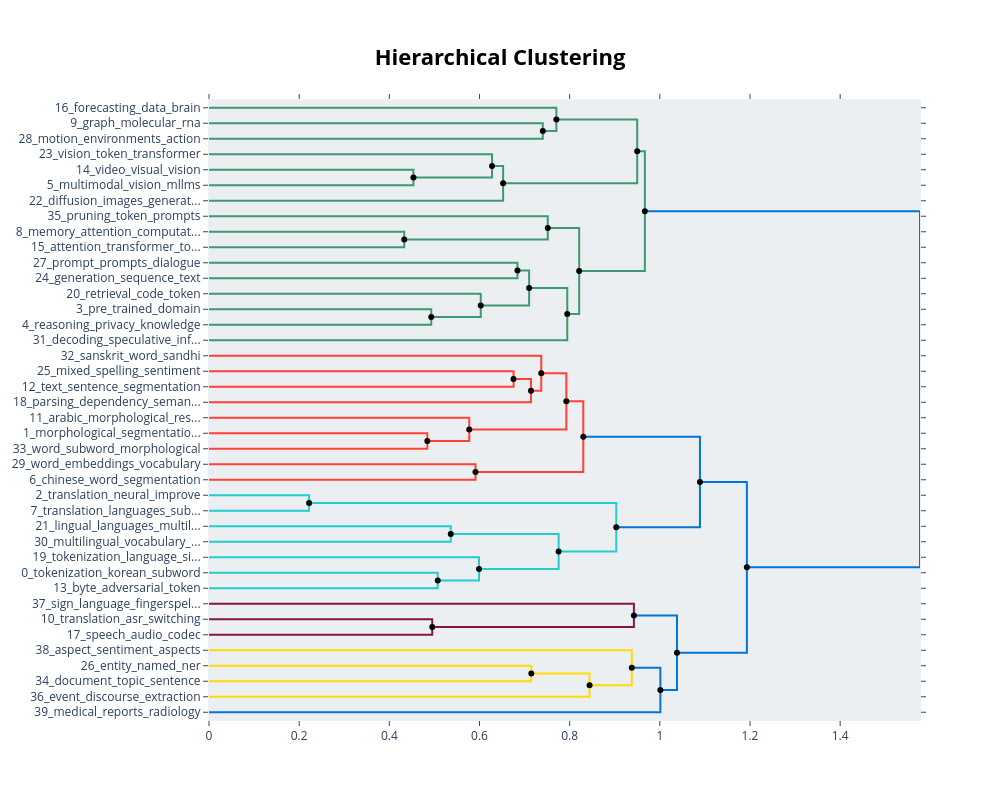

The notebook cell saved with this chart:
### Code cell
model.visualize_hierarchy(hierarchical_topics=hierarchical_topics, use_ctfidf=True)

### Figure 1 — Plotly figure (JSON) as saved in the notebook; plotly's stock layout.template omitted (floating-point values rounded to 4 significant figures)
{"data": [{"hoverinfo": "text", "marker": {"color": "rgb(61,153,112)"}, "mode": "lines", "text": ["graph_molecular_rna_molecule_cell", "", "", "motion_environments_action_autonomous_interactive"], "type": "scatter", "x": [0.0, 0.7404, 0.7404, 0.0], "xaxis": "x", "y": [-15.0, -15.0, -25.0, -25.0], "yaxis": "y"}, {"hoverinfo": "text", "marker": {"color": "rgb(61,153,112)"}, "mode": "lines", "text": ["forecasting_data_brain_multivariate_eeg", "", "", "graph_protein_molecular_motion_develop"], "type": "scatter", "x": [0.0, 0.7705, 0.7705, 0.7404], "xaxis": "x", "y": [-5.0, -5.0, -20.0, -20.0], "yaxis": "y"}, {"hoverinfo": "text", "marker": {"color": "rgb(61,153,112)"}, "mode": "lines", "text": ["video_visual_vision_vlms_inference", "", "", "multimodal_vision_mllms_language_modal"], "type": "scatter", "x": [0.0, 0.4534, 0.4534, 0.0], "xaxis": "x", "y": [-45.0, -45.0, -55.0, -55.0], "yaxis": "y"}, {"hoverinfo": "text", "marker": {"color": "rgb(61,153,112)"}, "mode": "lines", "text": ["vision_token_transformer_spatial_efficient", "", "", "visual_multimodal_video_vision_large"], "type": "scatter", "x": [0.0, 0.6279, 0.6279, 0.4534], "xaxis": "x", "y": [-35.0, -35.0, -50.0, -50.0], "yaxis": "y"}, {"hoverinfo": "text", "marker": {"color": "rgb(61,153,112)"}, "mode": "lines", "text": ["visual_vision_multimodal_video_image", "", "", "diffusion_images_generative_video_modeling"], "type": "scatter", "x": [0.6279, 0.6524, 0.6524, 0.0], "xaxis": "x", "y": [-42.5, -42.5, -65.0, -65.0], "yaxis": "y"}, {"hoverinfo": "text", "marker": {"color": "rgb(61,153,112)"}, "mode": "lines", "text": ["graph_series_time_data_protein", "", "", "image_visual_vision_video_multimodal"], "type": "scatter", "x": [0.7705, 0.9498, 0.9498, 0.6524], "xaxis": "x", "y": [-12.5, -12.5, -53.75, -53.75], "yaxis": "y"}, {"hoverinfo": "text", "marker": {"color": "rgb(61,153,112)"}, "mode": "lines", "text": ["memory_attention_computational_compression_reducing", "", "", "attention_transformer_token_computation_autoregressive"], "type": "scatter", "x": [0.0, 0.4331, 0.4331, 0.0], "xaxis": "x", "y": [-85.0, -85.0, -95.0, -95.0], "yaxis": "y"}, {"hoverinfo": "text", "marker": {"color": "rgb(61,153,112)"}, "mode": "lines", "text": ["pruning_token_prompts_attention_mask", "", "", "attention_transformer_computational_memory_while"], "type": "scatter", "x": [0.0, 0.7515, 0.7515, 0.4331], "xaxis": "x", "y": [-75.0, -75.0, -90.0, -90.0], "yaxis": "y"}, {"hoverinfo": "text", "marker": {"color": "rgb(61,153,112)"}, "mode": "lines", "text": ["prompt_prompts_dialogue_learning_reinforcement", "", "", "generation_sequence_text_left_editing"], "type": "scatter", "x": [0.0, 0.6842, 0.6842, 0.0], "xaxis": "x", "y": [-105.0, -105.0, -115.0, -115.0], "yaxis": "y"}, {"hoverinfo": "text", "marker": {"color": "rgb(61,153,112)"}, "mode": "lines", "text": ["pre_trained_domain_token_improve", "", "", "reasoning_privacy_knowledge_llms_model"], "type": "scatter", "x": [0.0, 0.493, 0.493, 0.0], "xaxis": "x", "y": [-135.0, -135.0, -145.0, -145.0], "yaxis": "y"}, {"hoverinfo": "text", "marker": {"color": "rgb(61,153,112)"}, "mode": "lines", "text": ["retrieval_code_token_query_search", "", "", "language_models_large_reasoning_pre"], "type": "scatter", "x": [0.0, 0.6028, 0.6028, 0.493], "xaxis": "x", "y": [-125.0, -125.0, -140.0, -140.0], "yaxis": "y"}, {"hoverinfo": "text", "marker": {"color": "rgb(61,153,112)"}, "mode": "lines", "text": ["generation_sequence_text_compression_prompt", "", "", "models_language_large_reasoning_pre"], "type": "scatter", "x": [0.6842, 0.71, 0.71, 0.6028], "xaxis": "x", "y": [-110.0, -110.0, -132.5, -132.5], "yaxis": "y"}, {"hoverinfo": "text", "marker": {"color": "rgb(61,153,112)"}, "mode": "lines", "text": ["models_language_large_generation_training", "", "", "decoding_speculative_inference_efficiency_sampling"], "type": "scatter", "x": [0.71, 0.7947, 0.7947, 0.0], "xaxis": "x", "y": [-121.2, -121.2, -155.0, -155.0], "yaxis": "y"}, {"hoverinfo": "text", "marker": {"color": "rgb(61,153,112)"}, "mode": "lines", "text": ["attention_transformer_computational_memory_while", "", "", "models_large_language_generation_novel"], "type": "scatter", "x": [0.7515, 0.8211, 0.8211, 0.7947], "xaxis": "x", "y": [-82.5, -82.5, -138.1, -138.1], "yaxis": "y"}, {"hoverinfo": "text", "marker": {"color": "rgb(61,153,112)"}, "mode": "lines", "text": ["visual_image_vision_develop_multimodal", "", "", "models_large_language_token_novel"], "type": "scatter", "x": [0.9498, 0.9668, 0.9668, 0.8211], "xaxis": "x", "y": [-33.12, -33.12, -110.3, -110.3], "yaxis": "y"}, {"hoverinfo": "text", "marker": {"color": "rgb(255,65,54)"}, "mode": "lines", "text": ["mixed_spelling_sentiment_english_text", "", "", "text_sentence_segmentation_poetry_segmenting"], "type": "scatter", "x": [0.0, 0.6755, 0.6755, 0.0], "xaxis": "x", "y": [-175.0, -175.0, -185.0, -185.0], "yaxis": "y"}, {"hoverinfo": "text", "marker": {"color": "rgb(255,65,54)"}, "mode": "lines", "text": ["text_segmentation_sentence_analysis_develop", "", "", "parsing_dependency_semantic_nlp_sql"], "type": "scatter", "x": [0.6755, 0.7142, 0.7142, 0.0], "xaxis": "x", "y": [-180.0, -180.0, -195.0, -195.0], "yaxis": "y"}, {"hoverinfo": "text", "marker": {"color": "rgb(255,65,54)"}, "mode": "lines", "text": ["sanskrit_word_sandhi_tibetan_segmentation", "", "", "parsing_text_develop_sentence_analysis"], "type": "scatter", "x": [0.0, 0.737, 0.737, 0.7142], "xaxis": "x", "y": [-165.0, -165.0, -187.5, -187.5], "yaxis": "y"}, {"hoverinfo": "text", "marker": {"color": "rgb(255,65,54)"}, "mode": "lines", "text": ["morphological_segmentation_languages_morpheme_morphemes", "", "", "word_subword_morphological_embedding_morphologically"], "type": "scatter", "x": [0.0, 0.4843, 0.4843, 0.0], "xaxis": "x", "y": [-215.0, -215.0, -225.0, -225.0], "yaxis": "y"}, {"hoverinfo": "text", "marker": {"color": "rgb(255,65,54)"}, "mode": "lines", "text": ["arabic_morphological_resources_dialectal_nlp", "", "", "morphological_languages_segmentation_unsupervised_resource"], "type": "scatter", "x": [0.0, 0.5773, 0.5773, 0.4843], "xaxis": "x", "y": [-205.0, -205.0, -220.0, -220.0], "yaxis": "y"}, {"hoverinfo": "text", "marker": {"color": "rgb(255,65,54)"}, "mode": "lines", "text": ["parsing_text_develop_segmentation_sanskrit", "", "", "morphological_languages_segmentation_resource_language"], "type": "scatter", "x": [0.737, 0.7926, 0.7926, 0.5773], "xaxis": "x", "y": [-176.2, -176.2, -212.5, -212.5], "yaxis": "y"}, {"hoverinfo": "text", "marker": {"color": "rgb(255,65,54)"}, "mode": "lines", "text": ["word_embeddings_vocabulary_embedding_subword", "", "", "chinese_word_segmentation_tagging_part"], "type": "scatter", "x": [0.0, 0.5911, 0.5911, 0.0], "xaxis": "x", "y": [-235.0, -235.0, -245.0, -245.0], "yaxis": "y"}, {"hoverinfo": "text", "marker": {"color": "rgb(255,65,54)"}, "mode": "lines", "text": ["morphological_segmentation_languages_develop_language", "", "", "word_chinese_segmentation_of_embeddings"], "type": "scatter", "x": [0.7926, 0.8302, 0.8302, 0.5911], "xaxis": "x", "y": [-194.4, -194.4, -240.0, -240.0], "yaxis": "y"}, {"hoverinfo": "text", "marker": {"color": "rgb(35,205,205)"}, "mode": "lines", "text": ["translation_neural_improve_quality_nmt", "", "", "translation_languages_subword_segmentation_morphologically"], "type": "scatter", "x": [0.0, 0.2221, 0.2221, 0.0], "xaxis": "x", "y": [-255.0, -255.0, -265.0, -265.0], "yaxis": "y"}, {"hoverinfo": "text", "marker": {"color": "rgb(35,205,205)"}, "mode": "lines", "text": ["lingual_languages_multilingual_resource_embeddings", "", "", "multilingual_vocabulary_language_english_monolingual"], "type": "scatter", "x": [0.0, 0.5363, 0.5363, 0.0], "xaxis": "x", "y": [-275.0, -275.0, -285.0, -285.0], "yaxis": "y"}, {"hoverinfo": "text", "marker": {"color": "rgb(35,205,205)"}, "mode": "lines", "text": ["tokenization_korean_subword_encoding_languages", "", "", "byte_adversarial_token_tokenization_language"], "type": "scatter", "x": [0.0, 0.5073, 0.5073, 0.0], "xaxis": "x", "y": [-305.0, -305.0, -315.0, -315.0], "yaxis": "y"}, {"hoverinfo": "text", "marker": {"color": "rgb(35,205,205)"}, "mode": "lines", "text": ["tokenization_language_simplification_languages_tokenizations", "", "", "tokenization_language_byte_korean_subword"], "type": "scatter", "x": [0.0, 0.599, 0.599, 0.5073], "xaxis": "x", "y": [-295.0, -295.0, -310.0, -310.0], "yaxis": "y"}, {"hoverinfo": "text", "marker": {"color": "rgb(35,205,205)"}, "mode": "lines", "text": ["multilingual_lingual_cross_languages_vocabulary", "", "", "tokenization_language_investigate_models_performance"], "type": "scatter", "x": [0.5363, 0.7756, 0.7756, 0.599], "xaxis": "x", "y": [-280.0, -280.0, -302.5, -302.5], "yaxis": "y"}, {"hoverinfo": "text", "marker": {"color": "rgb(35,205,205)"}, "mode": "lines", "text": ["translation_machine_neural_improve_subword", "", "", "tokenization_language_languages_models_investigate"], "type": "scatter", "x": [0.2221, 0.9034, 0.9034, 0.7756], "xaxis": "x", "y": [-260.0, -260.0, -291.2, -291.2], "yaxis": "y"}, {"hoverinfo": "text", "marker": {"color": "rgb(0,116,217)"}, "mode": "lines", "text": ["segmentation_word_morphological_chinese_develop", "", "", "translation_machine_tokenization_languages_subword"], "type": "scatter", "x": [0.8302, 1.089, 1.089, 0.9034], "xaxis": "x", "y": [-217.2, -217.2, -275.6, -275.6], "yaxis": "y"}, {"hoverinfo": "text", "marker": {"color": "rgb(133,20,75)"}, "mode": "lines", "text": ["translation_asr_switching_segmentation_languages", "", "", "speech_audio_codec_synthesis_quality"], "type": "scatter", "x": [0.0, 0.4952, 0.4952, 0.0], "xaxis": "x", "y": [-335.0, -335.0, -345.0, -345.0], "yaxis": "y"}, {"hoverinfo": "text", "marker": {"color": "rgb(133,20,75)"}, "mode": "lines", "text": ["sign_language_fingerspelling_gestures_deaf", "", "", "speech_audio_to_recognition_codec"], "type": "scatter", "x": [0.0, 0.9425, 0.9425, 0.4952], "xaxis": "x", "y": [-325.0, -325.0, -340.0, -340.0], "yaxis": "y"}, {"hoverinfo": "text", "marker": {"color": "rgb(255,220,0)"}, "mode": "lines", "text": ["entity_named_ner_extraction_nested", "", "", "document_topic_sentence_paraphrase_summarization"], "type": "scatter", "x": [0.0, 0.7149, 0.7149, 0.0], "xaxis": "x", "y": [-365.0, -365.0, -375.0, -375.0], "yaxis": "y"}, {"hoverinfo": "text", "marker": {"color": "rgb(255,220,0)"}, "mode": "lines", "text": ["entity_named_recognition_document_ner", "", "", "event_discourse_extraction_argument_types"], "type": "scatter", "x": [0.7149, 0.8442, 0.8442, 0.0], "xaxis": "x", "y": [-370.0, -370.0, -385.0, -385.0], "yaxis": "y"}, {"hoverinfo": "text", "marker": {"color": "rgb(255,220,0)"}, "mode": "lines", "text": ["aspect_sentiment_aspects_analysis_prediction", "", "", "entity_named_document_recognition_event"], "type": "scatter", "x": [0.0, 0.9378, 0.9378, 0.8442], "xaxis": "x", "y": [-355.0, -355.0, -377.5, -377.5], "yaxis": "y"}, {"hoverinfo": "text", "marker": {"color": "rgb(0,116,217)"}, "mode": "lines", "text": ["entity_named_document_recognition_event", "", "", "medical_reports_radiology_hospital_ehr"], "type": "scatter", "x": [0.9378, 1.001, 1.001, 0.0], "xaxis": "x", "y": [-366.2, -366.2, -395.0, -395.0], "yaxis": "y"}, {"hoverinfo": "text", "marker": {"color": "rgb(0,116,217)"}, "mode": "lines", "text": ["speech_audio_to_recognition_sign", "", "", "entity_named_document_recognition_event"], "type": "scatter", "x": [0.9425, 1.038, 1.038, 1.001], "xaxis": "x", "y": [-332.5, -332.5, -380.6, -380.6], "yaxis": "y"}, {"hoverinfo": "text", "marker": {"color": "rgb(0,116,217)"}, "mode": "lines", "text": ["word_segmentation_languages_language_translation", "", "", "speech_recognition_audio_entity_to"], "type": "scatter", "x": [1.089, 1.193, 1.193, 1.038], "xaxis": "x", "y": [-246.4, -246.4, -356.6, -356.6], "yaxis": "y"}, {"hoverinfo": "text", "marker": {"color": "rgb(0,116,217)"}, "mode": "lines", "text": ["models_large_language_develop_novel", "", "", "word_segmentation_translation_languages_language"], "type": "scatter", "x": [0.9668, 1.577, 1.577, 1.193], "xaxis": "x", "y": [-71.72, -71.72, -301.5, -301.5], "yaxis": "y"}, {"hoverinfo": "text", "hovertext": ["visual_vision_multimodal_video_image", "graph_series_time_data_protein", "generation_sequence_text_compression_prompt", "models_language_large_generation_training", "attention_transformer_computational_memory_while", "visual_image_vision_develop_multimodal", "text_segmentation_sentence_analysis_develop", "parsing_text_develop_segmentation_sanskrit", "morphological_segmentation_languages_develop_language", "multilingual_lingual_cross_languages_vocabulary", "translation_machine_neural_improve_subword", "segmentation_word_morphological_chinese_develop", "entity_named_recognition_document_ner", "entity_named_document_recognition_event", "speech_audio_to_recognition_sign", "word_segmentation_languages_language_translation", "models_large_language_develop_novel"], "marker": {"color": "black"}, "mode": "markers", "showlegend": false, "type": "scatter", "x": [0.6279, 0.7705, 0.6842, 0.71, 0.7515, 0.9498, 0.6755, 0.737, 0.7926, 0.5363, 0.2221, 0.8302, 0.7149, 0.9378, 0.9425, 1.089, 0.9668], "y": [-42.5, -12.5, -110, -121.2, -82.5, -33.12, -180, -176.2, -194.4, -280, -260, -217.2, -370, -366.2, -332.5, -246.4, -71.72]}, {"hoverinfo": "text", "hovertext": ["graph_protein_molecular_motion_develop", "visual_multimodal_video_vision_large", "image_visual_vision_video_multimodal", "attention_transformer_computational_memory_while", "language_models_large_reasoning_pre", "models_language_large_reasoning_pre", "models_large_language_generation_novel", "models_large_language_token_novel", "parsing_text_develop_sentence_analysis", "morphological_languages_segmentation_unsupervised_resource", "morphological_languages_segmentation_resource_language", "word_chinese_segmentation_of_embeddings", "tokenization_language_byte_korean_subword", "tokenization_language_investigate_models_performance", "tokenization_language_languages_models_investigate", "translation_machine_tokenization_languages_subword", "speech_audio_to_recognition_codec", "entity_named_document_recognition_event", "entity_named_document_recognition_event", "speech_recognition_audio_entity_to", "word_segmentation_translation_languages_language"], "marker": {"color": "black"}, "mode": "markers", "showlegend": false, "type": "scatter", "x": [0.7404, 0.4534, 0.6524, 0.4331, 0.493, 0.6028, 0.7947, 0.8211, 0.7142, 0.4843, 0.5773, 0.5911, 0.5073, 0.599, 0.7756, 0.9034, 0.4952, 0.8442, 1.001, 1.038, 1.193], "y": [-20, -50, -53.75, -90, -140, -132.5, -138.1, -110.3, -187.5, -220, -212.5, -240, -310, -302.5, -291.2, -275.6, -340, -377.5, -380.6, -356.6, -301.5]}], "layout": {"autosize": false, "height": 800, "hoverlabel": {"bgcolor": "white", "font": {"family": "Rockwell", "size": 16}}, "hovermode": "closest", "plot_bgcolor": "#ECEFF1", "showlegend": false, "title": {"font": {"color": "Black", "size": 22}, "text": "<b>Hierarchical Clustering</b>", "x": 0.5, "xanchor": "center", "yanchor": "top"}, "width": 1000, "xaxis": {"mirror": "allticks", "rangemode": "tozero", "showgrid": false, "showline": true, "showticklabels": true, "ticks": "outside", "type": "linear", "zeroline": false}, "yaxis": {"mirror": "allticks", "range": [-400, 0], "rangemode": "tozero", "showgrid": false, "showline": true, "showticklabels": true, "tickmode": "array", "ticks": "outside", "ticktext": ["16_forecasting_data_brain", "9_graph_molecular_rna", "28_motion_environments_action", "23_vision_token_transformer", "14_video_visual_vision", "5_multimodal_vision_mllms", "22_diffusion_images_generat...", "35_pruning_token_prompts", "8_memory_attention_computat...", "15_attention_transformer_to...", "27_prompt_prompts_dialogue", "24_generation_sequence_text", "20_retrieval_code_token", "3_pre_trained_domain", "4_reasoning_privacy_knowledge", "31_decoding_speculative_inf...", "32_sanskrit_word_sandhi", "25_mixed_spelling_sentiment", "12_text_sentence_segmentation", "18_parsing_dependency_seman...", "11_arabic_morphological_res...", "1_morphological_segmentatio...", "33_word_subword_morphological", "29_word_embeddings_vocabulary", "6_chinese_word_segmentation", "2_translation_neural_improve", "7_translation_languages_sub...", "21_lingual_languages_multil...", "30_multilingual_vocabulary_...", "19_tokenization_language_si...", "0_tokenization_korean_subword", "13_byte_adversarial_token", "37_sign_language_fingerspel...", "10_translation_asr_switching", "17_speech_audio_codec", "38_aspect_sentiment_aspects", "26_entity_named_ner", "34_document_topic_sentence", "36_event_discourse_extraction", "39_medical_reports_radiology"], "tickvals": [-5, -15, -25, -35, -45, -55, -65, -75, -85, -95, -105, -115, -125, -135, -145, -155, -165, -175, -185, -195, -205, -215, -225, -235, -245, -255, -265, -275, -285, -295, -305, -315, -325, -335, -345, -355, -365, -375, -385, -395], "type": "linear", "zeroline": false}}}
